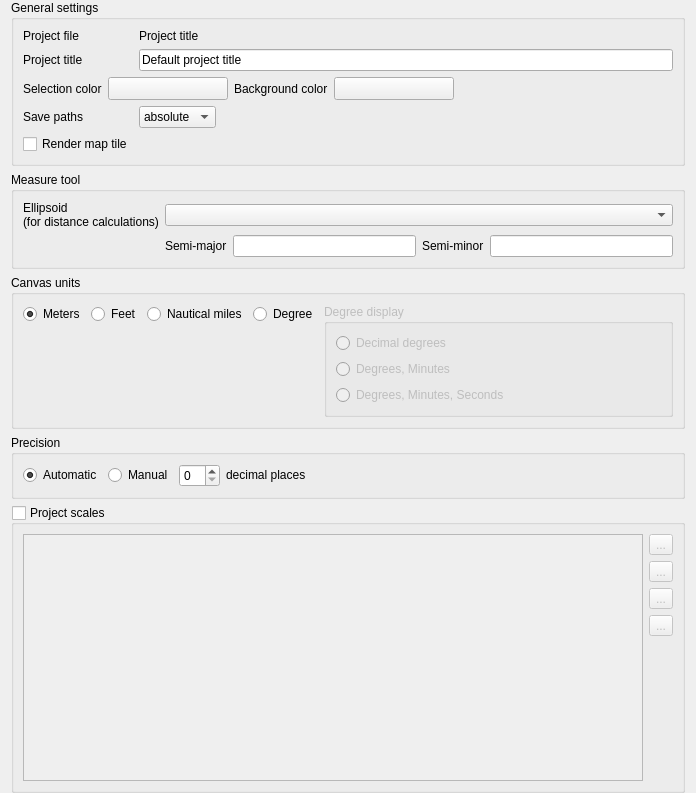
             <widget class="QWidget" name="scrollAreaWidgetContents_2">
              <property name="geometry">
               <rect>
                <x>0</x>
                <y>0</y>
                <width>696</width>
                <height>793</height>
               </rect>
              </property>
              <layout class="QVBoxLayout" name="verticalLayout_8">
               <property name="topMargin">
                <number>0</number>
               </property>
               <property name="bottomMargin">
                <number>0</number>
               </property>
               <item>
                <widget class="QgsCollapsibleGroupBox" name="titleBox">
                 <property name="title">
                  <string>General settings</string>
                 </property>
                 <property name="syncGroup" stdset="0">
                  <string notr="true">projgeneral</string>
                 </property>
                 <layout class="QGridLayout" name="gridLayout_26">
                  <item row="3" column="2" colspan="2">
                   <spacer>
                    <property name="orientation">
                     <enum>Qt::Horizontal</enum>
                    </property>
                    <property name="sizeHint" stdset="0">
                     <size>
                      <width>40</width>
                      <height>20</height>
                     </size>
                    </property>
                   </spacer>
                  </item>
                  <item row="3" column="1">
                   <widget class="QComboBox" name="cbxAbsolutePath">
                    <item>
                     <property name="text">
                      <string>absolute</string>
                     </property>
                    </item>
                    <item>
                     <property name="text">
                      <string>relative</string>
                     </property>
                    </item>
                   </widget>
                  </item>
                  <item row="2" column="0" colspan="4">
                   <layout class="QHBoxLayout" name="horizontalLayout_5">
                    <item>
                     <widget class="QLabel" name="textLabel1">
                      <property name="sizePolicy">
                       <sizepolicy hsizetype="Maximum" vsizetype="Preferred">
                        <horstretch>0</horstretch>
                        <verstretch>0</verstretch>
                       </sizepolicy>
                      </property>
                      <property name="text">
                       <string>Selection color</string>
                      </property>
                      <property name="buddy">
                       <cstring>pbnSelectionColor</cstring>
                      </property>
                     </widget>
                    </item>
                    <item>
                     <widget class="QgsColorButtonV2" name="pbnSelectionColor">
                      <property name="minimumSize">
                       <size>
                        <width>120</width>
                        <height>0</height>
                       </size>
                      </property>
                      <property name="maximumSize">
                       <size>
                        <width>120</width>
                        <height>16777215</height>
                       </size>
                      </property>
                      <property name="text">
                       <string/>
                      </property>
                     </widget>
                    </item>
                    <item>
                     <widget class="QLabel" name="label">
                      <property name="sizePolicy">
                       <sizepolicy hsizetype="Maximum" vsizetype="Preferred">
                        <horstretch>0</horstretch>
                        <verstretch>0</verstretch>
                       </sizepolicy>
                      </property>
                      <property name="text">
                       <string>Background color</string>
                      </property>
                      <property name="buddy">
                       <cstring>pbnCanvasColor</cstring>
                      </property>
                     </widget>
                    </item>
                    <item>
                     <widget class="QgsColorButtonV2" name="pbnCanvasColor">
                      <property name="minimumSize">
                       <size>
                        <width>120</width>
                        <height>0</height>
                       </size>
                      </property>
                      <property name="maximumSize">
                       <size>
                        <width>120</width>
                        <height>16777215</height>
                       </size>
                      </property>
                      <property name="text">
                       <string/>
                      </property>
                     </widget>
                    </item>
                    <item>
                     <spacer name="horizontalSpacer_4">
                      <property name="orientation">
                       <enum>Qt::Horizontal</enum>
                      </property>
                      <property name="sizeHint" stdset="0">
                       <size>
                        <width>40</width>
                        <height>20</height>
                       </size>
                      </property>
                     </spacer>
                    </item>
                   </layout>
                  </item>
                  <item row="3" column="0">
                   <widget class="QLabel" name="label_3">
                    <property name="sizePolicy">
                     <sizepolicy hsizetype="Maximum" vsizetype="Preferred">
                      <horstretch>0</horstretch>
                      <verstretch>0</verstretch>
                     </sizepolicy>
                    </property>
                    <property name="text">
                     <string>Save paths</string>
                    </property>
                    <property name="buddy">
                     <cstring>cbxAbsolutePath</cstring>
                    </property>
                   </widget>
                  </item>
                  <item row="1" column="1" colspan="3">
                   <widget class="QLineEdit" name="titleEdit">
                    <property name="toolTip">
                     <string>Descriptive project name</string>
                    </property>
                    <property name="text">
                     <string>Default project title</string>
                    </property>
                   </widget>
                  </item>
                  <item row="1" column="0">
                   <widget class="QLabel" name="label_2">
                    <property name="sizePolicy">
                     <sizepolicy hsizetype="Maximum" vsizetype="Preferred">
                      <horstretch>0</horstretch>
                      <verstretch>0</verstretch>
                     </sizepolicy>
                    </property>
                    <property name="text">
                     <string>Project title</string>
                    </property>
                    <property name="buddy">
                     <cstring>projectFileName</cstring>
                    </property>
                   </widget>
                  </item>
                  <item row="0" column="0">
                   <widget class="QLabel" name="label_4">
                    <property name="sizePolicy">
                     <sizepolicy hsizetype="Maximum" vsizetype="Preferred">
                      <horstretch>0</horstretch>
                      <verstretch>0</verstretch>
                     </sizepolicy>
                    </property>
                    <property name="text">
                     <string>Project file</string>
                    </property>
                    <property name="buddy">
                     <cstring>titleEdit</cstring>
                    </property>
                   </widget>
                  </item>
                  <item row="0" column="1">
                   <widget class="QLabel" name="projectFileName">
                    <property name="sizePolicy">
                     <sizepolicy hsizetype="Maximum" vsizetype="Preferred">
                      <horstretch>0</horstretch>
                      <verstretch>0</verstretch>
                     </sizepolicy>
                    </property>
                    <property name="text">
                     <string>Project title</string>
                    </property>
                    <property name="buddy">
                     <cstring>titleEdit</cstring>
                    </property>
                   </widget>
                  </item>
                  <item row="4" column="0">
                   <widget class="QCheckBox" name="mMapTileRenderingCheckBox">
                    <property name="text">
                     <string>Render map tile</string>
                    </property>
                   </widget>
                  </item>
                 </layout>
                </widget>
               </item>
               <item>
                <widget class="QgsCollapsibleGroupBox" name="btnGrpMeasureEllipsoid">
                 <property name="title">
                  <string>Measure tool</string>
                 </property>
                 <property name="syncGroup" stdset="0">
                  <string notr="true">projgeneral</string>
                 </property>
                 <layout class="QGridLayout" name="gridLayoutMeasureTool">
                  <item row="1" column="0">
                   <widget class="QLabel" name="textLabel1_8">
                    <property name="text">
                     <string>Ellipsoid
(for distance calculations)</string>
                    </property>
                   </widget>
                  </item>
                  <item row="2" column="1">
                   <widget class="QLabel" name="label_41">
                    <property name="text">
                     <string>Semi-major</string>
                    </property>
                   </widget>
                  </item>
                  <item row="2" column="2">
                   <widget class="QLineEdit" name="leSemiMajor"/>
                  </item>
                  <item row="2" column="4">
                   <widget class="QLineEdit" name="leSemiMinor"/>
                  </item>
                  <item row="2" column="3">
                   <widget class="QLabel" name="label_42">
                    <property name="text">
                     <string>Semi-minor</string>
                    </property>
                   </widget>
                  </item>
                  <item row="1" column="1" colspan="4">
                   <widget class="QComboBox" name="cmbEllipsoid"/>
                  </item>
                 </layout>
                </widget>
               </item>
               <item>
                <widget class="QgsCollapsibleGroupBox" name="btnGrpMapUnits">
                 <property name="sizePolicy">
                  <sizepolicy hsizetype="Preferred" vsizetype="Maximum">
                   <horstretch>0</horstretch>
                   <verstretch>0</verstretch>
                  </sizepolicy>
                 </property>
                 <property name="toolTip">
                  <string>Used when CRS transformation is turned off</string>
                 </property>
                 <property name="title">
                  <string>Canvas units</string>
                 </property>
                 <property name="syncGroup" stdset="0">
                  <string notr="true">projgeneral</string>
                 </property>
                 <layout class="QVBoxLayout" name="verticalLayout_19">
                  <item>
                   <layout class="QGridLayout" name="gridLayout_2">
                    <item row="1" column="0">
                     <spacer name="verticalSpacer_4">
                      <property name="orientation">
                       <enum>Qt::Vertical</enum>
                      </property>
                      <property name="sizeHint" stdset="0">
                       <size>
                        <width>20</width>
                        <height>0</height>
                       </size>
                      </property>
                     </spacer>
                    </item>
                    <item row="0" column="3">
                     <widget class="QRadioButton" name="radDegrees">
                      <property name="sizePolicy">
                       <sizepolicy hsizetype="Maximum" vsizetype="Fixed">
                        <horstretch>0</horstretch>
                        <verstretch>0</verstretch>
                       </sizepolicy>
                      </property>
                      <property name="text">
                       <string>Degree</string>
                      </property>
                     </widget>
                    </item>
                    <item row="0" column="2">
                     <widget class="QRadioButton" name="radNMiles">
                      <property name="sizePolicy">
                       <sizepolicy hsizetype="Maximum" vsizetype="Fixed">
                        <horstretch>0</horstretch>
                        <verstretch>0</verstretch>
                       </sizepolicy>
                      </property>
                      <property name="text">
                       <string>Nautical miles</string>
                      </property>
                     </widget>
                    </item>
                    <item row="0" column="1">
                     <widget class="QRadioButton" name="radFeet">
                      <property name="sizePolicy">
                       <sizepolicy hsizetype="Maximum" vsizetype="Fixed">
                        <horstretch>0</horstretch>
                        <verstretch>0</verstretch>
                       </sizepolicy>
                      </property>
                      <property name="text">
                       <string>Feet</string>
                      </property>
                     </widget>
                    </item>
                    <item row="0" column="0">
                     <widget class="QRadioButton" name="radMeters">
                      <property name="sizePolicy">
                       <sizepolicy hsizetype="Maximum" vsizetype="Fixed">
                        <horstretch>0</horstretch>
                        <verstretch>0</verstretch>
                       </sizepolicy>
                      </property>
                      <property name="text">
                       <string>Meters</string>
                      </property>
                      <property name="checked">
                       <bool>true</bool>
                      </property>
                     </widget>
                    </item>
                    <item row="0" column="4" rowspan="2">
                     <widget class="QGroupBox" name="btnGrpDegreeDisplay">
                      <property name="enabled">
                       <bool>false</bool>
                      </property>
                      <property name="title">
                       <string>Degree display</string>
                      </property>
                      <layout class="QVBoxLayout" name="verticalLayout_20">
                       <item>
                        <widget class="QRadioButton" name="radD">
                         <property name="text">
                          <string>Decimal degrees</string>
                         </property>
                        </widget>
                       </item>
                       <item>
                        <widget class="QRadioButton" name="radDM">
                         <property name="text">
                          <string>Degrees, Minutes</string>
                         </property>
                        </widget>
                       </item>
                       <item>
                        <widget class="QRadioButton" name="radDMS">
                         <property name="text">
                          <string>Degrees, Minutes, Seconds</string>
                         </property>
                        </widget>
                       </item>
                      </layout>
                     </widget>
                    </item>
                   </layout>
                  </item>
                 </layout>
                </widget>
               </item>
               <item>
                <widget class="QgsCollapsibleGroupBox" name="btnGrpPrecision">
                 <property name="title">
                  <string>Precision</string>
                 </property>
                 <property name="syncGroup" stdset="0">
                  <string notr="true">projgeneral</string>
                 </property>
                 <layout class="QGridLayout" name="gridLayout_28">
                  <item row="0" column="2">
                   <widget class="QFrame" name="mPrecisionFrame">
                    <property name="frameShape">
                     <enum>QFrame::NoFrame</enum>
                    </property>
                    <property name="frameShadow">
                     <enum>QFrame::Raised</enum>
                    </property>
                    <layout class="QHBoxLayout" name="horizontalLayout_4">
                     <property name="margin">
                      <number>0</number>
                     </property>
                     <item>
                      <widget class="QSpinBox" name="spinBoxDP">
                       <property name="toolTip">
                        <string>The number of decimal places for the manual option</string>
                       </property>
                       <property name="whatsThis">
                        <string>The number of decimal places for the manual option</string>
                       </property>
                      </widget>
                     </item>
                     <item>
                      <widget class="QLabel" name="labelDP">
                       <property name="sizePolicy">
                        <sizepolicy hsizetype="MinimumExpanding" vsizetype="Fixed">
                         <horstretch>0</horstretch>
                         <verstretch>0</verstretch>
                        </sizepolicy>
                       </property>
                       <property name="text">
                        <string>decimal places</string>
                       </property>
                       <property name="buddy">
                        <cstring>spinBoxDP</cstring>
                       </property>
                      </widget>
                     </item>
                    </layout>
                   </widget>
                  </item>
                  <item row="0" column="1">
                   <widget class="QRadioButton" name="radManual">
                    <property name="toolTip">
                     <string>Sets the number of decimal places to use for the mouse position display</string>
                    </property>
                    <property name="whatsThis">
                     <string>Sets the number of decimal places to use for the mouse position display</string>
                    </property>
                    <property name="text">
                     <string>Manual</string>
                    </property>
                   </widget>
                  </item>
                  <item row="0" column="0">
                   <widget class="QRadioButton" name="radAutomatic">
                    <property name="toolTip">
                     <string>Automatically sets the number of decimal places in the mouse position display</string>
                    </property>
                    <property name="whatsThis">
                     <string>The number of decimal places that are used when displaying the mouse position is automatically set to be enough so that moving the mouse by one pixel gives a change in the position display</string>
                    </property>
                    <property name="text">
                     <string>Automatic</string>
                    </property>
                    <property name="checked">
                     <bool>true</bool>
                    </property>
                   </widget>
                  </item>
                 </layout>
                </widget>
               </item>
               <item>
                <widget class="QgsCollapsibleGroupBox" name="grpProjectScales">
                 <property name="sizePolicy">
                  <sizepolicy hsizetype="Preferred" vsizetype="Expanding">
                   <horstretch>0</horstretch>
                   <verstretch>3</verstretch>
                  </sizepolicy>
                 </property>
                 <property name="title">
                  <string>Project scales</string>
                 </property>
                 <property name="checkable">
                  <bool>true</bool>
                 </property>
                 <property name="checked">
                  <bool>false</bool>
                 </property>
                 <property name="syncGroup" stdset="0">
                  <string notr="true">projgeneral</string>
                 </property>
                 <layout class="QGridLayout" name="gridLayout_7">
                  <item row="0" column="0">
                   <widget class="QListWidget" name="lstScales"/>
                  </item>
                  <item row="0" column="1">
                   <layout class="QVBoxLayout" name="verticalLayout_4">
                    <item>
                     <widget class="QToolButton" name="pbnAddScale">
                      <property name="text">
                       <string>...</string>
                      </property>
                      <property name="icon">
                       <iconset resource="../../images/images.qrc">
                        <normaloff>:/images/themes/default/symbologyAdd.png</normaloff>:/images/themes/default/symbologyAdd.png</iconset>
                      </property>
                     </widget>
                    </item>
                    <item>
                     <widget class="QToolButton" name="pbnRemoveScale">
                      <property name="text">
                       <string>...</string>
                      </property>
                      <property name="icon">
                       <iconset resource="../../images/images.qrc">
                        <normaloff>:/images/themes/default/symbologyRemove.png</normaloff>:/images/themes/default/symbologyRemove.png</iconset>
                      </property>
                     </widget>
                    </item>
                    <item>
                     <widget class="QToolButton" name="pbnImportScales">
                      <property name="text">
                       <string>...</string>
                      </property>
                      <property name="icon">
                       <iconset resource="../../images/images.qrc">
                        <normaloff>:/images/themes/default/mActionFileOpen.svg</normaloff>:/images/themes/default/mActionFileOpen.svg</iconset>
                      </property>
                     </widget>
                    </item>
                    <item>
                     <widget class="QToolButton" name="pbnExportScales">
                      <property name="text">
                       <string>...</string>
                      </property>
                      <property name="icon">
                       <iconset resource="../../images/images.qrc">
                        <normaloff>:/images/themes/default/mActionFileSave.svg</normaloff>:/images/themes/default/mActionFileSave.svg</iconset>
                      </property>
                     </widget>
                    </item>
                    <item>
                     <spacer name="verticalSpacer">
                      <property name="orientation">
                       <enum>Qt::Vertical</enum>
                      </property>
                      <property name="sizeHint" stdset="0">
                       <size>
                        <width>20</width>
                        <height>40</height>
                       </size>
                      </property>
                     </spacer>
                    </item>
                   </layout>
                  </item>
                 </layout>
                </widget>
               </item>
               <item>
                <spacer name="verticalSpacer_5">
                 <property name="orientation">
                  <enum>Qt::Vertical</enum>
                 </property>
                 <property name="sizeHint" stdset="0">
                  <size>
                   <width>20</width>
                   <height>0</height>
                  </size>
                 </property>
                </spacer>
               </item>
              </layout>
             </widget>
